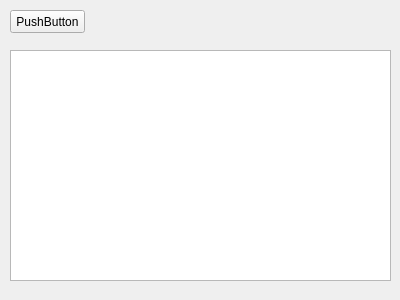
<?xml version="1.0" encoding="UTF-8"?>
<ui version="4.0">
 <class>Form</class>
 <widget class="QWidget" name="Form">
  <property name="geometry">
   <rect>
    <x>0</x>
    <y>0</y>
    <width>400</width>
    <height>300</height>
   </rect>
  </property>
  <property name="windowTitle">
   <string>Form</string>
  </property>
  <widget class="QPushButton" name="pushButton">
   <property name="geometry">
    <rect>
     <x>10</x>
     <y>10</y>
     <width>75</width>
     <height>23</height>
    </rect>
   </property>
   <property name="text">
    <string>PushButton</string>
   </property>
  </widget>
  <widget class="QTextEdit" name="textEdit">
   <property name="geometry">
    <rect>
     <x>10</x>
     <y>50</y>
     <width>381</width>
     <height>231</height>
    </rect>
   </property>
  </widget>
 </widget>
 <resources/>
 <connections>
  <connection>
   <sender>pushButton</sender>
   <signal>clicked()</signal>
   <receiver>pushButton</receiver>
   <slot>click()</slot>
   <hints>
    <hint type="sourcelabel">
     <x>45</x>
     <y>17</y>
    </hint>
    <hint type="destinationlabel">
     <x>52</x>
     <y>23</y>
    </hint>
   </hints>
  </connection>
 </connections>
</ui>
